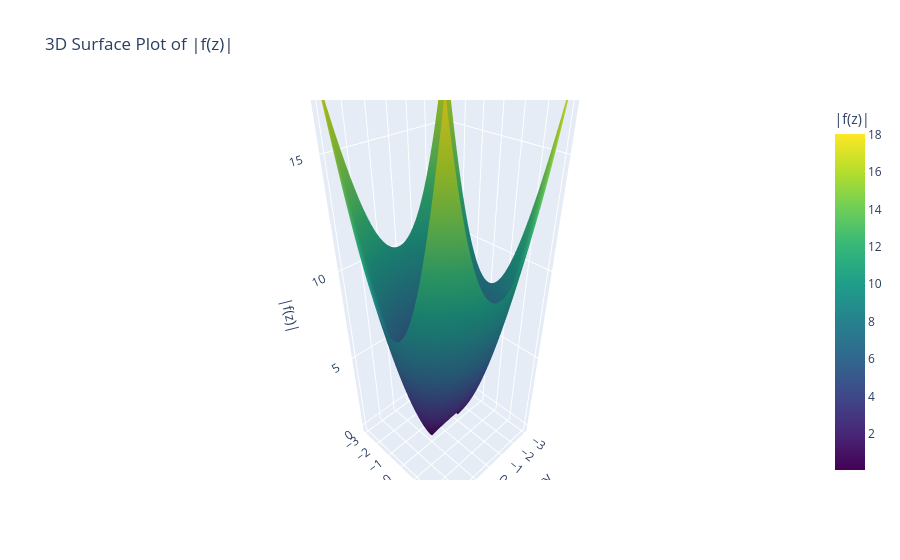

The cell this chart's notebook holds for it:
### Code cell
# 3D surface plot of the absolute value of f(z) over the complex plane
import matplotlib.pyplot as plt
from mpl_toolkits.mplot3d import Axes3D
import numpy as np

def complex_surface_plot(func):
    real_range = np.linspace(-3, 3, 100)
    imag_range = np.linspace(-3, 3, 100)
    abs_val = np.empty((len(real_range), len(imag_range)))

    for i, real in enumerate(real_range):
        for j, imag in enumerate(imag_range):
            z = complex(real, imag)
            result = func(z)
            abs_val[i, j] = abs(result)

    X, Y = np.meshgrid(real_range, imag_range, indexing='ij')

    fig = plt.figure(figsize=(8, 6))
    ax = fig.add_subplot(111, projection='3d')
    surf = ax.plot_surface(X, Y, abs_val, cmap='viridis')
    fig.colorbar(surf, ax=ax, shrink=0.5, aspect=10, label='|f(z)|')
    ax.set_title('3D Surface Plot of |f(z)|')
    ax.set_xlabel('Real')
    ax.set_ylabel('Imaginary')
    ax.set_zlabel('|f(z)|')
    plt.show()

# Example: 3D surface plot for x**2 + 1
complex_surface_plot(lambda z: z**2 + 1)

### Figure 1 — Plotly figure (JSON) as saved in the notebook; plotly's stock layout.template omitted (floating-point values rounded to 4 significant figures; data arrays with more than 128 entries replaced by an {"elided": "..."} marker saying what was removed)
{"data": [{"colorbar": {"title": {"text": "|f(z)|"}}, "colorscale": [[0, "#440154"], [0.1111, "#482878"], [0.2222, "#3e4989"], [0.3333, "#31688e"], [0.4444, "#26828e"], [0.5556, "#1f9e89"], [0.6667, "#35b779"], [0.7778, "#6ece58"], [0.8889, "#b5de2b"], [1, "#fde725"]], "type": "surface", "x": [-3.0, -2.939, -2.879, -2.818, -2.758, -2.697, -2.636, -2.576, -2.515, -2.455, -2.394, -2.333, -2.273, -2.212, -2.152, -2.091, -2.03, -1.97, -1.909, -1.848, -1.788, -1.727, -1.667, -1.606, -1.545, -1.485, -1.424, -1.364, -1.303, -1.242, -1.182, -1.121, -1.061, -1.0, -0.9394, -0.8788, -0.8182, -0.7576, -0.697, -0.6364, -0.5758, -0.5152, -0.4545, -0.3939, -0.3333, -0.2727, -0.2121, -0.1515, -0.09091, -0.0303, 0.0303, 0.09091, 0.1515, 0.2121, 0.2727, 0.3333, 0.3939, 0.4545, 0.5152, 0.5758, 0.6364, 0.697, 0.7576, 0.8182, 0.8788, 0.9394, 1.0, 1.061, 1.121, 1.182, 1.242, 1.303, 1.364, 1.424, 1.485, 1.545, 1.606, 1.667, 1.727, 1.788, 1.848, 1.909, 1.97, 2.03, 2.091, 2.152, 2.212, 2.273, 2.333, 2.394, 2.455, 2.515, 2.576, 2.636, 2.697, 2.758, 2.818, 2.879, 2.939, 3.0], "y": [-3.0, -2.939, -2.879, -2.818, -2.758, -2.697, -2.636, -2.576, -2.515, -2.455, -2.394, -2.333, -2.273, -2.212, -2.152, -2.091, -2.03, -1.97, -1.909, -1.848, -1.788, -1.727, -1.667, -1.606, -1.545, -1.485, -1.424, -1.364, -1.303, -1.242, -1.182, -1.121, -1.061, -1.0, -0.9394, -0.8788, -0.8182, -0.7576, -0.697, -0.6364, -0.5758, -0.5152, -0.4545, -0.3939, -0.3333, -0.2727, -0.2121, -0.1515, -0.09091, -0.0303, 0.0303, 0.09091, 0.1515, 0.2121, 0.2727, 0.3333, 0.3939, 0.4545, 0.5152, 0.5758, 0.6364, 0.697, 0.7576, 0.8182, 0.8788, 0.9394, 1.0, 1.061, 1.121, 1.182, 1.242, 1.303, 1.364, 1.424, 1.485, 1.545, 1.606, 1.667, 1.727, 1.788, 1.848, 1.909, 1.97, 2.03, 2.091, 2.152, 2.212, 2.273, 2.333, 2.394, 2.455, 2.515, 2.576, 2.636, 2.697, 2.758, 2.818, 2.879, 2.939, 3.0], "z": {"elided": "100x100 float values"}}], "layout": {"scene": {"xaxis": {"title": {"text": "Imaginary"}}, "yaxis": {"title": {"text": "Real"}}, "zaxis": {"title": {"text": "|f(z)|"}}}, "title": {"text": "3D Surface Plot of |f(z)|"}}}
